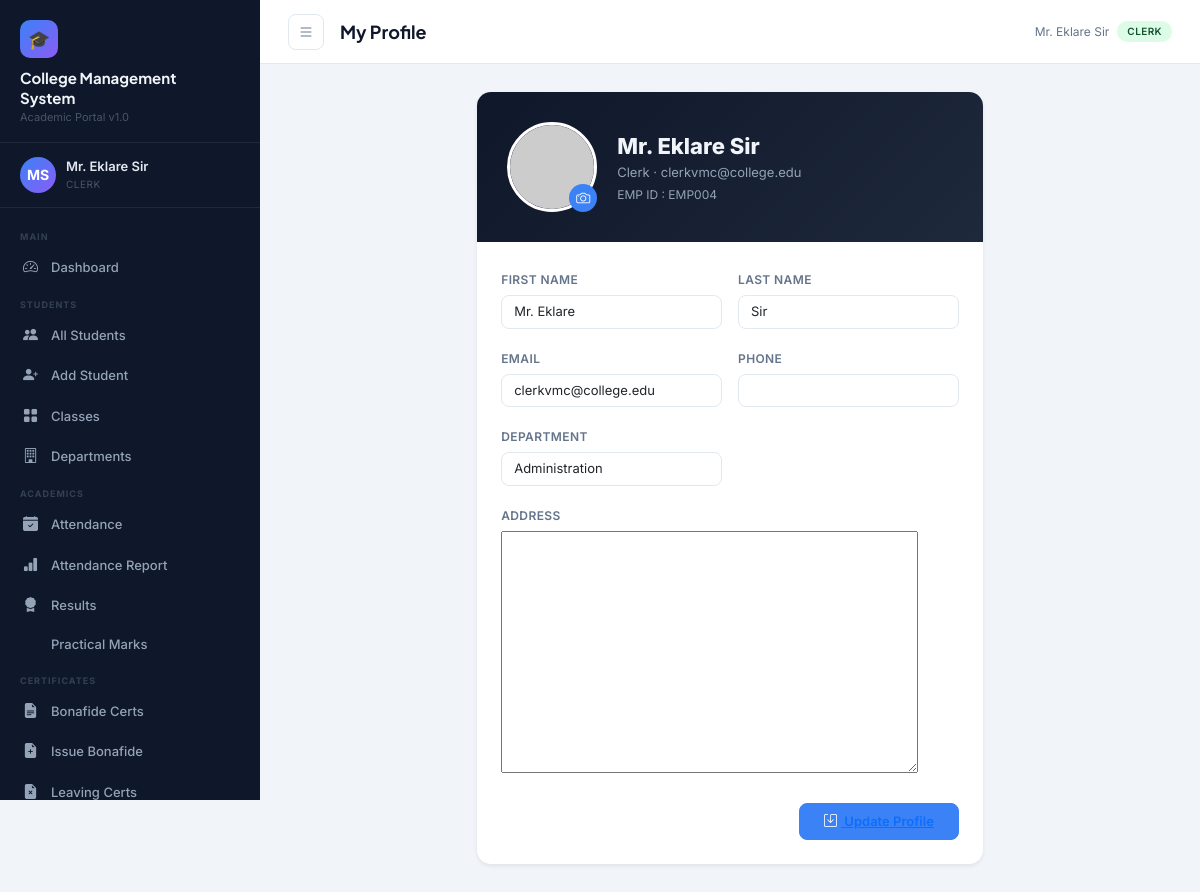
The app's page /accounts/profile/ (signed in) with its own data.
### accounts/models.py (models this page shows, shortened)
class User(AbstractUser):
    ROLE_CHOICES = [
        ('principal', 'Principal'),
        ('staff', 'Staff / Teacher'),
        ('clerk', 'Clerk'),
        ('accountant', 'Accountant'),
    ]
    role = models.CharField(max_length=20, choices=ROLE_CHOICES, default='staff')
    phone = models.CharField(max_length=15, blank=True)
    address = models.TextField(blank=True)
    profile_photo = models.ImageField(upload_to='profiles/', blank=True, null=True)
    department = models.CharField(max_length=100, blank=True)
    employee_id = models.CharField(max_length=20, unique=True, null=True, blank=True)

### accounts/views.py (the view)
# urls.py: path('profile/', views.profile_view, name='profile'),
@login_required
def profile_view(request):
    if request.method == 'POST':
        form = UserProfileForm(
            request.POST,
            request.FILES,
            instance=request.user
        )
        if form.is_valid():
            form.save()
            messages.success(request, "Profile updated")
            return redirect('profile')
    else:
        form = UserProfileForm(instance=request.user)
    return render(request,
                  'accounts/profile.html',
                  {'form': form})

### accounts/forms.py
class UserProfileForm(forms.ModelForm):
    class Meta:
        model = User
        fields = ['first_name', 'last_name', 'email', 'phone', 'address', 'department', 'profile_photo']
        widgets = {field: forms.TextInput(attrs={'class': 'form-control'}) for field in ['first_name', 'last_name', 'email', 'phone', 'department']}

### templates/accounts/profile.html (shortened to what this page needs)
{% extends 'base.html' %}
{% block page_title %}My Profile{% endblock %}
{% block content %}
<div class="row justify-content-center">
  <div class="col-lg-7">
    <div class="card shadow-sm border-0">
      <div style="background:linear-gradient(135deg,#0f172a,#1e293b);
                  padding:30px;border-radius:14px 14px 0 0;
                  display:flex;align-items:center;gap:20px;">
        <div style="position:relative;">
          {% if request.user.profile_photo %}
            <img id="preview"
                 src="{{ request.user.profile_photo.url }}"
                 style="width:90px;height:90px;border-radius:50%;
                        object-fit:cover;border:3px solid #fff;
                        cursor:pointer;">
          {% else %}
            <img id="preview"
                 src="https://ui-avatars.com/api/?name={{request.user.first_name}}+{{request.user.last_name}}&background=6366f1&color=fff&size=128"
                 style="width:90px;height:90px;border-radius:50%;
                        object-fit:cover;border:3px solid #fff;
                        cursor:pointer;">
          {% endif %}
          <div onclick="openFile()"
               style="position:absolute;bottom:0;right:0;
                      width:28px;height:28px;border-radius:50%;
                      background:#3b82f6;color:#fff;
                      display:flex;align-items:center;
                      justify-content:center;
                      cursor:pointer;font-size:14px;">
            <i class="bi bi-camera"></i>
          </div>
        </div>
        <div>
          <div style="font-size:22px;font-weight:800;color:#f1f5f9;">
            {{ request.user.get_full_name|default:request.user.username }}
          </div>
          <div style="font-size:13px;color:#94a3b8;">
            {{ request.user.get_role_display }}
            · {{ request.user.email|default:"No email" }}
          </div>
          {% if request.user.employee_id %}
          <div style="font-size:12px;color:#94a3b8;margin-top:4px;">
            EMP ID : {{ request.user.employee_id }}
          </div>
          {% endif %}
        </div>
      </div>
      <div class="p-4">
        <form method="post" enctype="multipart/form-data">
          <div class="row g-3">
            <div class="col-md-6">
              <label class="form-label">First Name</label>
              {{ form.first_name }}
            </div>
            <div class="col-md-6">
              <label class="form-label">Last Name</label>
              {{ form.last_name }}
            </div>
            <div class="col-md-6">
              <label class="form-label">Email</label>
              {{ form.email }}
            </div>
            <div class="col-md-6">
              <label class="form-label">Phone</label>
              {{ form.phone }}
            </div>
            <div class="col-md-6">
              <label class="form-label">Department</label>
              {{ form.department }}
            </div>
            <div class="col-12">
              <label class="form-label">Address</label>
              {{ form.address }}
            </div>
          </div>
          <div class="d-flex justify-content-end mt-4">
            <button class="btn btn-primary px-4">
              <i class="bi bi-save me-1"></i><a href="{% url 'dashboard' %}"> Update Profile</a>
            </button>
          </div>
        </form>
      </div>
    </div>
  </div>
</div>
{% endblock %}

### templates/base.html (shortened to what this page needs)
{% load static %}
<!DOCTYPE html>
<html lang="en">
<head>
  <link href="https://cdn.jsdelivr.net/npm/bootstrap@5.3.2/dist/css/bootstrap.min.css" rel="stylesheet"/>
  <link href="https://cdn.jsdelivr.net/npm/bootstrap-icons@1.11.3/font/bootstrap-icons.css" rel="stylesheet"/>
<link rel="stylesheet"
href="https://cdnjs.cloudflare.com/ajax/libs/cropperjs/1.6.1/cropper.min.css"/>
</head>
<body>
<aside class="sidebar" id="sidebar">
  <div class="sidebar-brand">
    <div class="logo-icon">🎓</div>
    <div class="college-name">College Management<br>System</div>
    <div class="college-subtitle">Academic Portal v1.0</div>
  </div>
  <div class="sidebar-user">
    {% if request.user.profile_photo %}
    <img src="{{ request.user.profile_photo.url }}"
         class="avatar"
         style="object-fit:cover;">
{% else %}
    <div class="avatar">
        {{ request.user.first_name|first|upper }}{{ request.user.last_name|first|upper }}
    </div>
{% endif %}
    <div class="user-info">
      <div class="name">{{ request.user.get_full_name|default:request.user.username }}</div>
      <div class="role">{{ request.user.get_role_display }}</div>
    </div>
  </div>
  <nav class="sidebar-nav">
    <div class="nav-section-label">Main</div>
    <div class="nav-item">
      <a href="{% url 'dashboard' %}" class="{% if request.resolver_match.url_name == 'dashboard' %}active{% endif %}">
        <i class="bi bi-speedometer2"></i> Dashboard
      </a>
    </div>
    <div class="nav-section-label">Students</div>
    <div class="nav-item">
      <a href="{% url 'student_list' %}" class="{% if 'student' in request.resolver_match.url_name %}active{% endif %}">
        <i class="bi bi-people-fill"></i> All Students
      </a>
    </div>
    {% if request.user.role in 'principal,clerk' %}
    <div class="nav-item">
      <a href="{% url 'student_add' %}"><i class="bi bi-person-plus-fill"></i> Add Student</a>
    </div>
    {% endif %}
    <div class="nav-item">
      <a href="{% url 'class_list' %}"><i class="bi bi-grid-fill"></i> Classes</a>
    </div>
    <div class="nav-item">
      <a href="{% url 'department_list' %}"><i class="bi bi-building"></i> Departments</a>
    </div>
    <div class="nav-section-label">Academics</div>
    <div class="nav-item">
      <a href="{% url 'attendance_dashboard' %}" class="{% if 'attendance' in request.resolver_match.url_name %}active{% endif %}">
        <i class="bi bi-calendar-check-fill"></i> Attendance
      </a>
    </div>
    <div class="nav-item">
      <a href="{% url 'attendance_report' %}"><i class="bi bi-bar-chart-fill"></i> Attendance Report</a>
    </div>
    <div class="nav-item">
      <a href="{% url 'results_dashboard' %}" class="{% if 'result' in request.resolver_match.url_name or 'exam' in request.resolver_match.url_name %}active{% endif %}">
        <i class="bi bi-award-fill"></i> Results
      </a>
    </div>
    <div class="nav-item">
      <a href="{% url 'practical_marks' %}"> Practical Marks</a>
    </div>
    {% if request.user.role == 'principal' or request.user.role == 'clerk' %}
    <div class="nav-section-label">Certificates</div>
    <div class="nav-item">
      <a href="{% url 'bonafide_list' %}" class="{% if 'bonafide' in request.resolver_match.url_name %}active{% endif %}">
        <i class="bi bi-file-earmark-text-fill"></i> Bonafide Certs
      </a>
    </div>
    <div class="nav-item">
      <a href="{% url 'issue_bonafide' %}"><i class="bi bi-file-earmark-plus-fill"></i> Issue Bonafide</a>
    </div>
    <div class="nav-item">
      <a href="{% url 'leaving_cert_list' %}"><i class="bi bi-file-earmark-x-fill"></i> Leaving Certs</a>
    </div>
    {% endif %}
  </nav>
</aside>
<div class="main-wrap">
  <div class="topbar">
    <button class="btn-icon sidebar-toggle" onclick="document.getElementById('sidebar').classList.toggle('open')">
      <i class="bi bi-list"></i>
    </button>
    <div class="page-title">{% block page_title %}Dashboard{% endblock %}</div>
    <div class="d-flex align-items-center gap-2">
      <span class="text-muted-sm d-none d-md-inline">{{ request.user.get_full_name|default:request.user.username }}</span>
      <span class="badge-role badge-{{ request.user.role }}">{{ request.user.get_role_display }}</span>
    </div>
  </div>
  <div class="main-content">
    {% block content %}{% endblock %}
  </div>
</div>
</body>
</html>

### templates/base.html (style rules this page uses)
:root { --sidebar-bg: #0f172a; --sidebar-width: 260px; --sidebar-text: #94a3b8; --sidebar-hover: #1e293b; --sidebar-active: #3b82f6; --topbar-h: 64px; --accent: #3b82f6; --accent2: #8b5cf6; --success: #10b981; --warning: #f59e0b; --danger: #ef4444; --bg: #f1f5f9; --card-bg: #ffffff; --text-primary: #0f172a; --text-secondary: #64748b; --border: #e2e8f0; }
* { box-sizing: border-box; margin: 0; padding: 0; }
body { font-family: 'Inter', sans-serif; background: var(--bg); color: var(--text-primary); overflow-x: hidden; }
.sidebar { position: fixed; top: 0; left: 0; height: 100vh; width: var(--sidebar-width); background: var(--sidebar-bg); z-index: 1000; display: flex; flex-direction: column; transition: transform .3s ease; overflow-y: auto; }
.sidebar-brand { padding: 20px 20px 16px; border-bottom: 1px solid #1e293b; }
.sidebar-brand .college-name { font-family: 'Plus Jakarta Sans', sans-serif; font-size: 15px; font-weight: 700; color: #f1f5f9; line-height: 1.3; }
.sidebar-brand .college-subtitle { font-size: 11px; color: #475569; margin-top: 2px; }
.sidebar-brand .logo-icon { width: 38px; height: 38px; background: linear-gradient(135deg, var(--accent), var(--accent2)); border-radius: 10px; display: flex; align-items: center; justify-content: center; font-size: 18px; margin-bottom: 10px; }
.sidebar-user { padding: 14px 20px; border-bottom: 1px solid #1e293b; display: flex; align-items: center; gap: 10px; }
.sidebar-user .avatar { width: 36px; height: 36px; border-radius: 50%; background: linear-gradient(135deg, var(--accent), var(--accent2)); display: flex; align-items: center; justify-content: center; font-size: 14px; font-weight: 700; color: #fff; flex-shrink: 0; }
.sidebar-user .user-info .name { font-size: 13px; font-weight: 600; color: #e2e8f0; }
.sidebar-user .user-info .role { font-size: 10px; color: #475569; text-transform: uppercase; letter-spacing: .5px; }
.sidebar-nav { padding: 12px 0; flex: 1; }
.nav-section-label { font-size: 9px; font-weight: 700; text-transform: uppercase; letter-spacing: 1px; color: #334155; padding: 10px 20px 4px; }
.nav-item a { display: flex; align-items: center; gap: 10px; padding: 9px 20px; color: var(--sidebar-text); text-decoration: none; font-size: 13px; font-weight: 500; border-left: 3px solid transparent; transition: all .2s; }
.nav-item a i { font-size: 15px; width: 18px; flex-shrink: 0; }
.main-wrap { margin-left: var(--sidebar-width); min-height: 100vh; display: flex; flex-direction: column; }
.topbar { position: sticky; top: 0; height: var(--topbar-h); background: var(--card-bg); border-bottom: 1px solid var(--border); display: flex; align-items: center; padding: 0 28px; gap: 16px; z-index: 100; }
.topbar .page-title { font-family: 'Plus Jakarta Sans',sans-serif; font-size: 18px; font-weight: 700; flex: 1; }
.topbar .btn-icon { width: 36px; height: 36px; border-radius: 8px; border: 1px solid var(--border); background: transparent; display: flex; align-items: center; justify-content: center; cursor: pointer; transition: background .2s; color: var(--text-secondary); }
.main-content { flex: 1; padding: 28px; }
.card { border: 1px solid var(--border); border-radius: 14px; background: var(--card-bg); box-shadow: 0 1px 4px rgba(0,0,0,.04); }
.badge-role { display: inline-block; font-size: 10px; padding: 3px 10px; border-radius: 100px; font-weight: 600; text-transform: uppercase; letter-spacing: .4px; }
.badge-clerk { background: #dcfce7; color: #14532d; }
.form-control, .form-select { font-size: 13px; border-radius: 8px; border: 1px solid var(--border); }
.form-label { font-size: 12px; font-weight: 600; color: var(--text-secondary); text-transform: uppercase; letter-spacing: .4px; margin-bottom: 6px; }
.btn { border-radius: 8px; font-size: 13px; font-weight: 600; padding: 8px 16px; }
.btn-primary { background: var(--accent); border-color: var(--accent); }
.sidebar-toggle { display: none; }
.text-muted-sm { font-size: 12px; color: var(--text-secondary); }
.avatar { width:36px; height:36px; border-radius:50%; object-fit:cover; }

### records on screen
User: user.first_name|first "M", user.last_name|first "S", user.get_full_name "Mr. Eklare Sir", user.role "CLERK", user.role "Clerk", user.email "clerkvmc@college.edu", user.employee_id "EMP004", first_name "Mr. Eklare", last_name "Sir", email "clerkvmc@college.edu", department "Administration"
